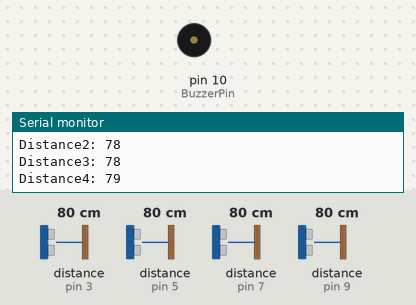
Recording of a sketch running on a simulated Arduino Uno, built with avr-gcc and run on an emulated ATmega328P. On the bench: buzzer (waves = sounding, pin HIGH), the last lines printed to the serial monitor. Wiring (inferred from the names in the program): 4 × ultrasonic range finder: trigger pin 2, echo pin 3 / trigger pin 4, echo pin 5 / trigger pin 6, echo pin 7 / trigger pin 8, echo pin 9. The inputs (shaded band) are chosen by the test bench; at power-on: distance to the obstacle (sensors on pin 3, pin 5, pin 7, pin 9) 80 cm. The echo pulse lasts 58.3 µs per cm; pins used as bus, display or sensor lines are not drawn.

Above: at 1.2 s.
1.3 s: distance to the obstacle (sensor on pin 3) set to 22 cm
4.3 s: distance to the obstacle (sensor on pin 3) set to 18 cm
At 4.6 s:
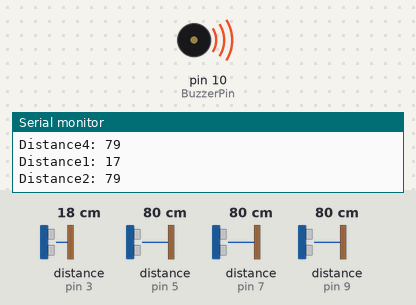
5.8 s: distance to the obstacle (sensor on pin 3) set to 35 cm
At 6.9 s:
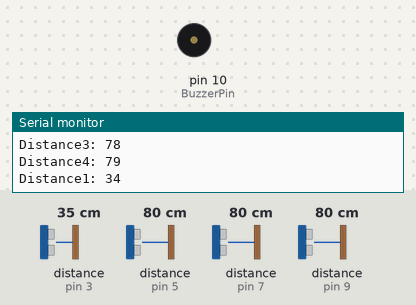
7.3 s: distance to the obstacle (sensor on pin 5) set to 22 cm
8.8 s: distance to the obstacle (sensor on pin 5) set to 18 cm
At 10.2 s:
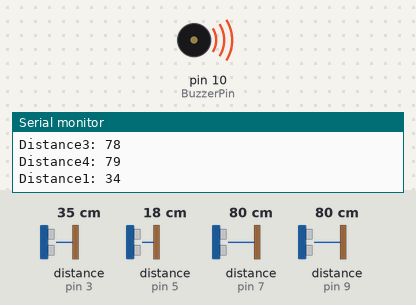
Timing chart, 0 to 11.8 s (numbered marks = the images above; inputs shaded):
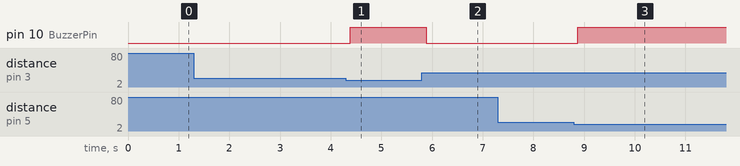

The sketch:

CollisionAvoidanceDetectionCode.ino
```cpp
// Define the pins for each sensor
const int trigPin1 = 2;
const int echoPin1 = 3;
const int trigPin2 = 4;
const int echoPin2 = 5;
const int trigPin3 = 6;
const int echoPin3 = 7;
const int trigPin4 = 8;
const int echoPin4 = 9;
const int BuzzerPin = 10;

long duration1, duration2, duration3, duration4;
int distance1, distance2, distance3, distance4;

unsigned long buzzerEndTime = 0;  // Keeps track of when to stop the buzzer

void setup() {
  // Initialize the pins as output or input as required
  pinMode(trigPin1, OUTPUT);
  pinMode(echoPin1, INPUT);
  pinMode(trigPin2, OUTPUT);
  pinMode(echoPin2, INPUT);
  pinMode(trigPin3, OUTPUT);
  pinMode(echoPin3, INPUT);
  pinMode(trigPin4, OUTPUT);
  pinMode(echoPin4, INPUT);
  pinMode(BuzzerPin, OUTPUT);
  digitalWrite(BuzzerPin, LOW);
  Serial.begin(9600);
}

void loop() {
  // For each sensor, send a pulse and read the echo
  digitalWrite(trigPin1, LOW);
  delayMicroseconds(2);
  digitalWrite(trigPin1, HIGH);
  delayMicroseconds(10);
  digitalWrite(trigPin1, LOW);
  duration1 = pulseIn(echoPin1, HIGH);
  distance1 = duration1 * 0.034 / 2;

  digitalWrite(trigPin2, LOW);
  delayMicroseconds(2);
  digitalWrite(trigPin2, HIGH);
  delayMicroseconds(10);
  digitalWrite(trigPin2, LOW);
  duration2 = pulseIn(echoPin2, HIGH);
  distance2 = duration2 * 0.034 / 2;

  digitalWrite(trigPin3, LOW);
  delayMicroseconds(2);
  digitalWrite(trigPin3, HIGH);
  delayMicroseconds(10);
  digitalWrite(trigPin3, LOW);
  duration3 = pulseIn(echoPin3, HIGH);
  distance3 = duration3 * 0.034 / 2;

  digitalWrite(trigPin4, LOW);
  delayMicroseconds(2);
  digitalWrite(trigPin4, HIGH);
  delayMicroseconds(10);
  digitalWrite(trigPin4, LOW);
  duration4 = pulseIn(echoPin4, HIGH);
  distance4 = duration4 * 0.034 / 2;

  // Print the distances to the serial monitor
  Serial.print("Distance1: ");
  Serial.println(distance1);
  Serial.print("Distance2: ");
  Serial.println(distance2);
  Serial.print("Distance3: ");
  Serial.println(distance3);
  Serial.print("Distance4: ");
  Serial.println(distance4);

  if (distance1 < 20 || distance2 < 20 || distance3 < 20 || distance4 < 20) {
    digitalWrite(BuzzerPin, HIGH);  // Turn on the buzzer
  } else if (millis() > buzzerEndTime) {
    digitalWrite(BuzzerPin, LOW);  // Turn off the buzzer
  }
}
```

Measured:
- the behaviour switches between 21 and 20 cm on distance to the obstacle (sensor on pin 3) (found by bisection; images 0 and 1)
- the behaviour switches between 21 and 20 cm on distance to the obstacle (sensor on pin 5) (found by bisection; images 2 and 3)
- after the input at 4.3 s, pin 10 (BuzzerPin): LOW → HIGH after 0.08 s
- after the input at 5.8 s, pin 10 (BuzzerPin): HIGH → LOW after 0.08 s
- after the input at 8.8 s, pin 10 (BuzzerPin): LOW → HIGH after 0.08 s
